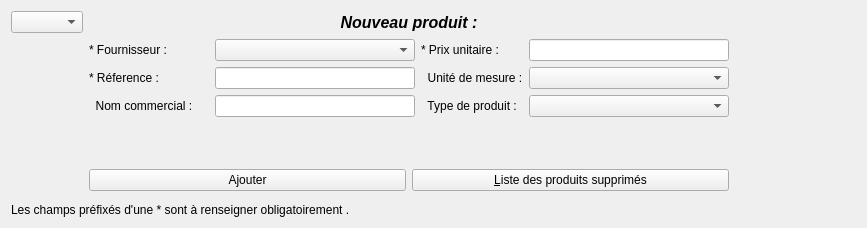
          <widget class="QWidget" name="tab_3">
           <attribute name="title">
            <string>Nouveau produit</string>
           </attribute>
           <layout class="QGridLayout" name="gridLayout_24">
            <item row="0" column="0">
             <layout class="QGridLayout" name="gridLayout_11">
              <item row="1" column="3">
               <spacer name="horizontalSpacer_30">
                <property name="orientation">
                 <enum>Qt::Horizontal</enum>
                </property>
                <property name="sizeHint" stdset="0">
                 <size>
                  <width>40</width>
                  <height>20</height>
                 </size>
                </property>
               </spacer>
              </item>
              <item row="0" column="3">
               <spacer name="horizontalSpacer_2">
                <property name="orientation">
                 <enum>Qt::Horizontal</enum>
                </property>
                <property name="sizeHint" stdset="0">
                 <size>
                  <width>127</width>
                  <height>20</height>
                 </size>
                </property>
               </spacer>
              </item>
              <item row="0" column="1" colspan="2">
               <widget class="QLabel" name="label_5">
                <property name="font">
                 <font>
                  <pointsize>12</pointsize>
                  <weight>75</weight>
                  <italic>true</italic>
                  <bold>true</bold>
                 </font>
                </property>
                <property name="text">
                 <string>Nouveau produit :</string>
                </property>
                <property name="alignment">
                 <set>Qt::AlignCenter</set>
                </property>
               </widget>
              </item>
              <item row="1" column="1" colspan="2">
               <layout class="QGridLayout" name="gridLayout_12">
                <item row="0" column="0">
                 <widget class="QLabel" name="label_11">
                  <property name="minimumSize">
                   <size>
                    <width>120</width>
                    <height>0</height>
                   </size>
                  </property>
                  <property name="text">
                   <string>* Fournisseur :</string>
                  </property>
                 </widget>
                </item>
                <item row="0" column="2">
                 <widget class="QLabel" name="label_15">
                  <property name="text">
                   <string>* Prix unitaire :</string>
                  </property>
                 </widget>
                </item>
                <item row="0" column="3">
                 <widget class="QLineEdit" name="lineEdit_Ajout_PU_Prod">
                  <property name="minimumSize">
                   <size>
                    <width>200</width>
                    <height>0</height>
                   </size>
                  </property>
                 </widget>
                </item>
                <item row="1" column="0">
                 <widget class="QLabel" name="label_16">
                  <property name="text">
                   <string>* Réference :</string>
                  </property>
                 </widget>
                </item>
                <item row="1" column="1">
                 <widget class="QLineEdit" name="lineEdit_Ajout_Ref_Prod"/>
                </item>
                <item row="1" column="2">
                 <widget class="QLabel" name="label_17">
                  <property name="text">
                   <string>  Unité de mesure :</string>
                  </property>
                 </widget>
                </item>
                <item row="2" column="0">
                 <widget class="QLabel" name="label_18">
                  <property name="text">
                   <string>  Nom commercial :</string>
                  </property>
                 </widget>
                </item>
                <item row="2" column="1">
                 <widget class="QLineEdit" name="lineEdit_Ajout_Nom_Prod"/>
                </item>
                <item row="2" column="2">
                 <widget class="QLabel" name="label_19">
                  <property name="text">
                   <string>  Type de produit :</string>
                  </property>
                 </widget>
                </item>
                <item row="0" column="1">
                 <widget class="QComboBox" name="comboBox_Ajout_Fourni_Prod">
                  <property name="minimumSize">
                   <size>
                    <width>200</width>
                    <height>0</height>
                   </size>
                  </property>
                 </widget>
                </item>
                <item row="1" column="3">
                 <widget class="QComboBox" name="comboBox_Ajout_UM_Prod">
                  <property name="minimumSize">
                   <size>
                    <width>200</width>
                    <height>0</height>
                   </size>
                  </property>
                 </widget>
                </item>
                <item row="2" column="3">
                 <widget class="QComboBox" name="comboBox_Ajout_Type_Prod"/>
                </item>
               </layout>
              </item>
              <item row="1" column="0" rowspan="3">
               <spacer name="horizontalSpacer_21">
                <property name="orientation">
                 <enum>Qt::Horizontal</enum>
                </property>
                <property name="sizeHint" stdset="0">
                 <size>
                  <width>40</width>
                  <height>20</height>
                 </size>
                </property>
               </spacer>
              </item>
              <item row="3" column="1">
               <widget class="QPushButton" name="pushButton_Ajout_Prod">
                <property name="text">
                 <string>Ajouter</string>
                </property>
               </widget>
              </item>
              <item row="3" column="2">
               <widget class="QPushButton" name="pushButton_Prod_suppr">
                <property name="text">
                 <string>&amp;Liste des produits supprimés</string>
                </property>
               </widget>
              </item>
              <item row="2" column="1">
               <spacer name="verticalSpacer_11">
                <property name="orientation">
                 <enum>Qt::Vertical</enum>
                </property>
                <property name="sizeHint" stdset="0">
                 <size>
                  <width>20</width>
                  <height>40</height>
                 </size>
                </property>
               </spacer>
              </item>
              <item row="0" column="0">
               <widget class="QComboBox" name="comboBox_Num_Fourni_New_Prod"/>
              </item>
             </layout>
            </item>
            <item row="1" column="0">
             <widget class="Line" name="line_3">
              <property name="windowModality">
               <enum>Qt::WindowModal</enum>
              </property>
              <property name="sizePolicy">
               <sizepolicy hsizetype="Expanding" vsizetype="Ignored">
                <horstretch>40</horstretch>
                <verstretch>0</verstretch>
               </sizepolicy>
              </property>
              <property name="minimumSize">
               <size>
                <width>500</width>
                <height>0</height>
               </size>
              </property>
              <property name="orientation">
               <enum>Qt::Horizontal</enum>
              </property>
             </widget>
            </item>
            <item row="2" column="0">
             <widget class="QLabel" name="label_35">
              <property name="text">
               <string>Les champs préfixés d'une * sont à renseigner obligatoirement .</string>
              </property>
             </widget>
            </item>
           </layout>
          </widget>
